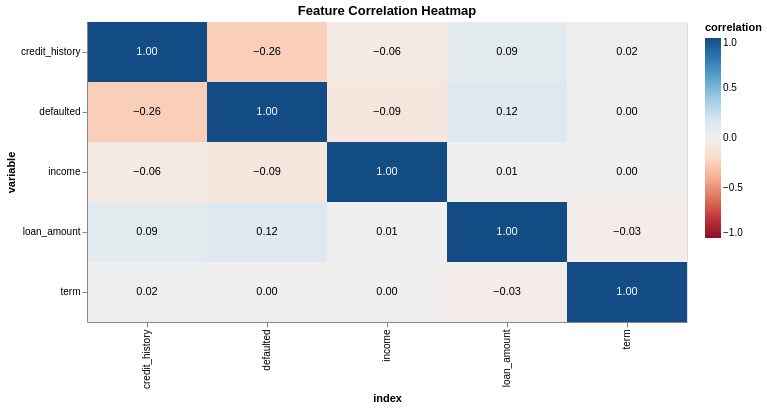

Notebook code cell kept with this figure:
### Code cell
chart = alt.Chart(corr_df).mark_rect().encode(
    x=alt.X("index:O"),
    y=alt.Y("variable:O"),
    color=alt.Color("correlation:Q").scale(scheme="redblue", domain=[-1, 1])
)

text = chart.mark_text().encode(
    text = alt.Text("correlation:Q", format=".2f"),
    color = alt.condition(
        abs(alt.datum.correlation) > 0.5,
        alt.value('white'),
        alt.value("black")
    )
)

final_chart = (chart + text).properties(
    title="Feature Correlation Heatmap",
    width=600,
    height=300
)

final_chart

### Figure 1 — Vega-Lite specification as saved in the notebook (floating-point values rounded to 4 significant figures)
{"config": {"view": {"continuousWidth": 300, "continuousHeight": 300}}, "layer": [{"mark": {"type": "rect"}, "encoding": {"color": {"field": "correlation", "scale": {"scheme": "redblue", "domain": [-1, 1]}, "type": "quantitative"}, "x": {"field": "index", "type": "ordinal"}, "y": {"field": "variable", "type": "ordinal"}}}, {"mark": {"type": "text"}, "encoding": {"color": {"condition": {"test": "(abs(datum.correlation) > 0.5)", "value": "white"}, "value": "black"}, "text": {"field": "correlation", "format": ".2f", "type": "quantitative"}, "x": {"field": "index", "type": "ordinal"}, "y": {"field": "variable", "type": "ordinal"}}}], "data": {"name": "data-74f14ffa941ec91c28366bab0cec61a1"}, "height": 300, "title": "Feature Correlation Heatmap", "width": 600, "$schema": "https://vega.github.io/schema/vega-lite/v6.1.0.json", "datasets": {"data-74f14ffa941ec91c28366bab0cec61a1": [{"index": "income", "variable": "income", "correlation": 1.0}, {"index": "loan_amount", "variable": "income", "correlation": 0.01219}, {"index": "term", "variable": "income", "correlation": 0.003646}, {"index": "credit_history", "variable": "income", "correlation": -0.05573}, {"index": "defaulted", "variable": "income", "correlation": -0.09241}, {"index": "income", "variable": "loan_amount", "correlation": 0.01219}, {"index": "loan_amount", "variable": "loan_amount", "correlation": 1.0}, {"index": "term", "variable": "loan_amount", "correlation": -0.03141}, {"index": "credit_history", "variable": "loan_amount", "correlation": 0.08665}, {"index": "defaulted", "variable": "loan_amount", "correlation": 0.1249}, {"index": "income", "variable": "term", "correlation": 0.003646}, {"index": "loan_amount", "variable": "term", "correlation": -0.03141}, {"index": "term", "variable": "term", "correlation": 1.0}, {"index": "credit_history", "variable": "term", "correlation": 0.01718}, {"index": "defaulted", "variable": "term", "correlation": 0.00488}, {"index": "income", "variable": "credit_history", "correlation": -0.05573}, {"index": "loan_amount", "variable": "credit_history", "correlation": 0.08665}, {"index": "term", "variable": "credit_history", "correlation": 0.01718}, {"index": "credit_history", "variable": "credit_history", "correlation": 1.0}, {"index": "defaulted", "variable": "credit_history", "correlation": -0.2555}, {"index": "income", "variable": "defaulted", "correlation": -0.09241}, {"index": "loan_amount", "variable": "defaulted", "correlation": 0.1249}, {"index": "term", "variable": "defaulted", "correlation": 0.00488}, {"index": "credit_history", "variable": "defaulted", "correlation": -0.2555}, {"index": "defaulted", "variable": "defaulted", "correlation": 1.0}]}}
